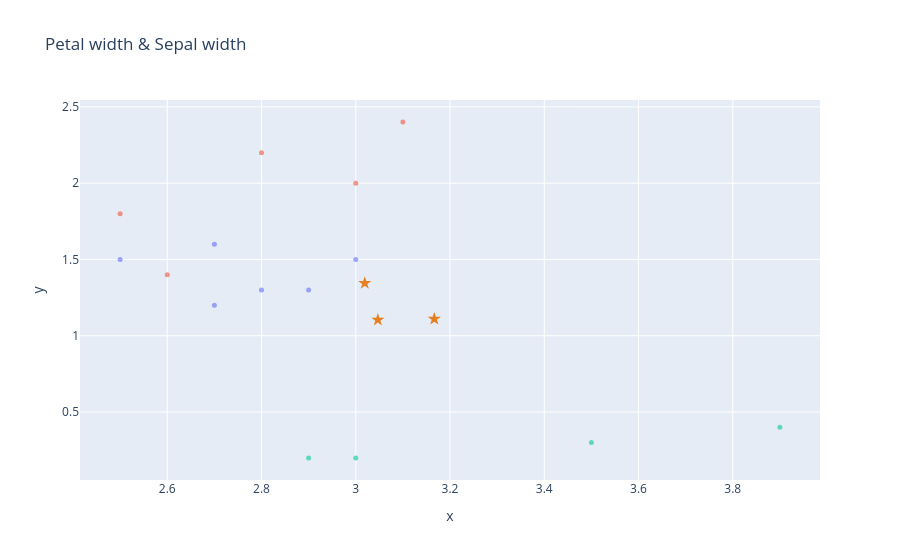

The cell this chart's notebook holds for it:
### Code cell
fig = plot_dataframe(validation[:, [1,3]], title='Blobs Dataset', label=y_validation)
for i, centroid in enumerate(centroids):
    fig = plot_centroid(fig, centroid[[1,3]], colors=["#e67e22"], marker_size=10, symbol='star', name=f'Centroid {i+1}')
fig.update_layout(showlegend=False, title='Petal width & Sepal width')
fig.show()

### Figure 1 — Plotly figure (JSON) as saved in the notebook; plotly's stock layout.template omitted (floating-point values rounded to 4 significant figures)
{"data": [{"hovertemplate": "color=#82e0aa<br>x=%{x}<br>y=%{y}<extra></extra>", "legendgroup": "#82e0aa", "marker": {"color": "#636efa", "opacity": 0.6, "size": 5, "symbol": "circle"}, "mode": "markers", "name": "#82e0aa", "orientation": "v", "showlegend": true, "type": "scatter", "x": [2.5, 2.9, 2.8, 3.0, 2.7, 2.7], "xaxis": "x", "y": [1.5, 1.3, 1.3, 1.5, 1.2, 1.6], "yaxis": "y"}, {"hovertemplate": "color=#f1948a<br>x=%{x}<br>y=%{y}<extra></extra>", "legendgroup": "#f1948a", "marker": {"color": "#EF553B", "opacity": 0.6, "size": 5, "symbol": "circle"}, "mode": "markers", "name": "#f1948a", "orientation": "v", "showlegend": true, "type": "scatter", "x": [3.1, 2.6, 2.8, 2.5, 3.0], "xaxis": "x", "y": [2.4, 1.4, 2.2, 1.8, 2.0], "yaxis": "y"}, {"hovertemplate": "color=#f7dc6f<br>x=%{x}<br>y=%{y}<extra></extra>", "legendgroup": "#f7dc6f", "marker": {"color": "#00cc96", "opacity": 0.6, "size": 5, "symbol": "circle"}, "mode": "markers", "name": "#f7dc6f", "orientation": "v", "showlegend": true, "type": "scatter", "x": [2.9, 3.9, 3.5, 3.0], "xaxis": "x", "y": [0.2, 0.4, 0.3, 0.2], "yaxis": "y"}, {"marker": {"color": "#e67e22", "size": 10, "symbol": "star"}, "mode": "markers", "name": "Centroid 1", "type": "scatter", "x": [3.167], "y": [1.11]}, {"marker": {"color": "#e67e22", "size": 10, "symbol": "star"}, "mode": "markers", "name": "Centroid 2", "type": "scatter", "x": [3.047], "y": [1.104]}, {"marker": {"color": "#e67e22", "size": 10, "symbol": "star"}, "mode": "markers", "name": "Centroid 3", "type": "scatter", "x": [3.019], "y": [1.345]}], "layout": {"legend": {"title": {"text": "color"}, "tracegroupgap": 0}, "showlegend": false, "title": {"text": "Petal width & Sepal width"}, "xaxis": {"anchor": "y", "domain": [0, 1], "title": {"text": "x"}}, "yaxis": {"anchor": "x", "domain": [0, 1], "title": {"text": "y"}}}}
